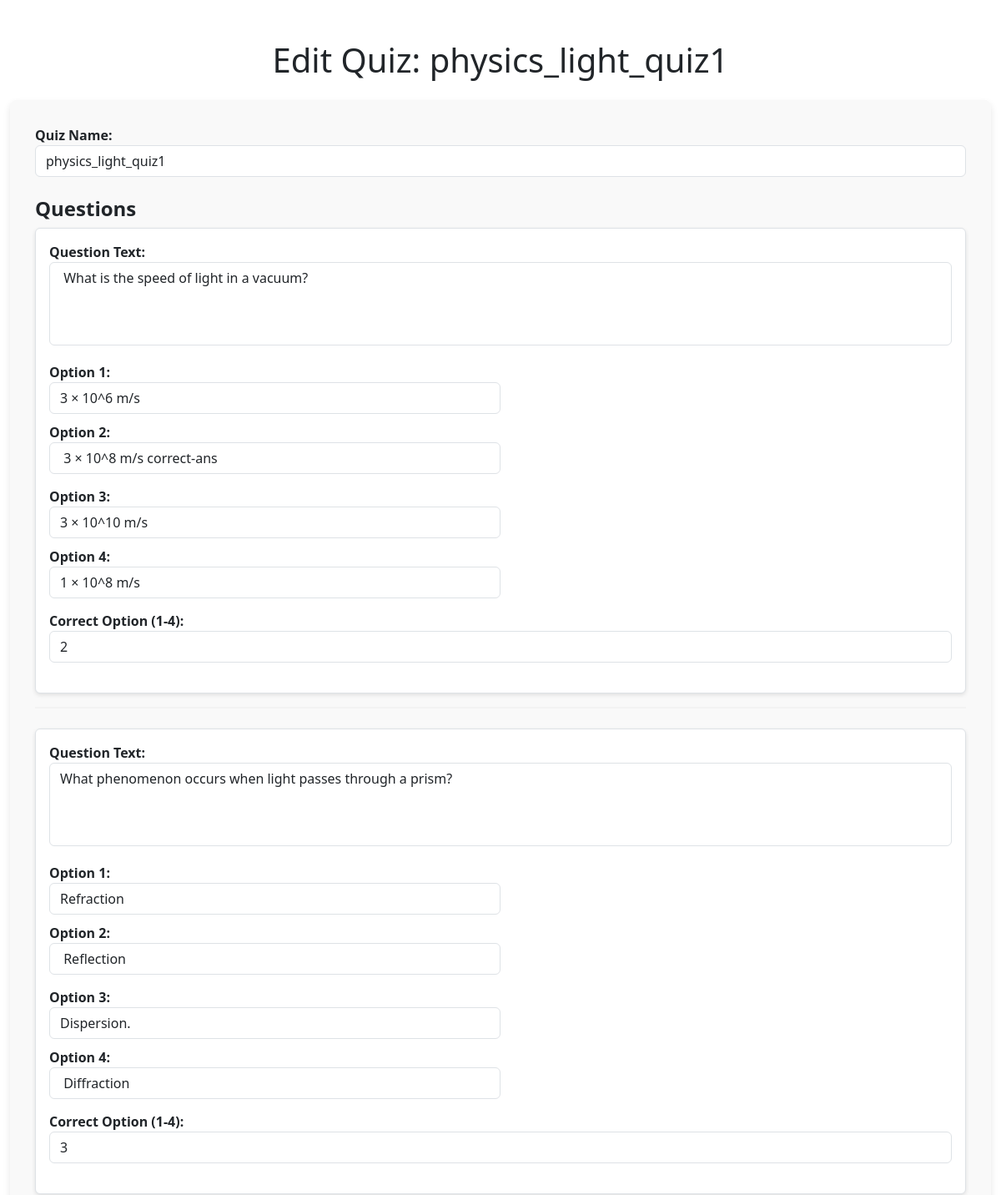
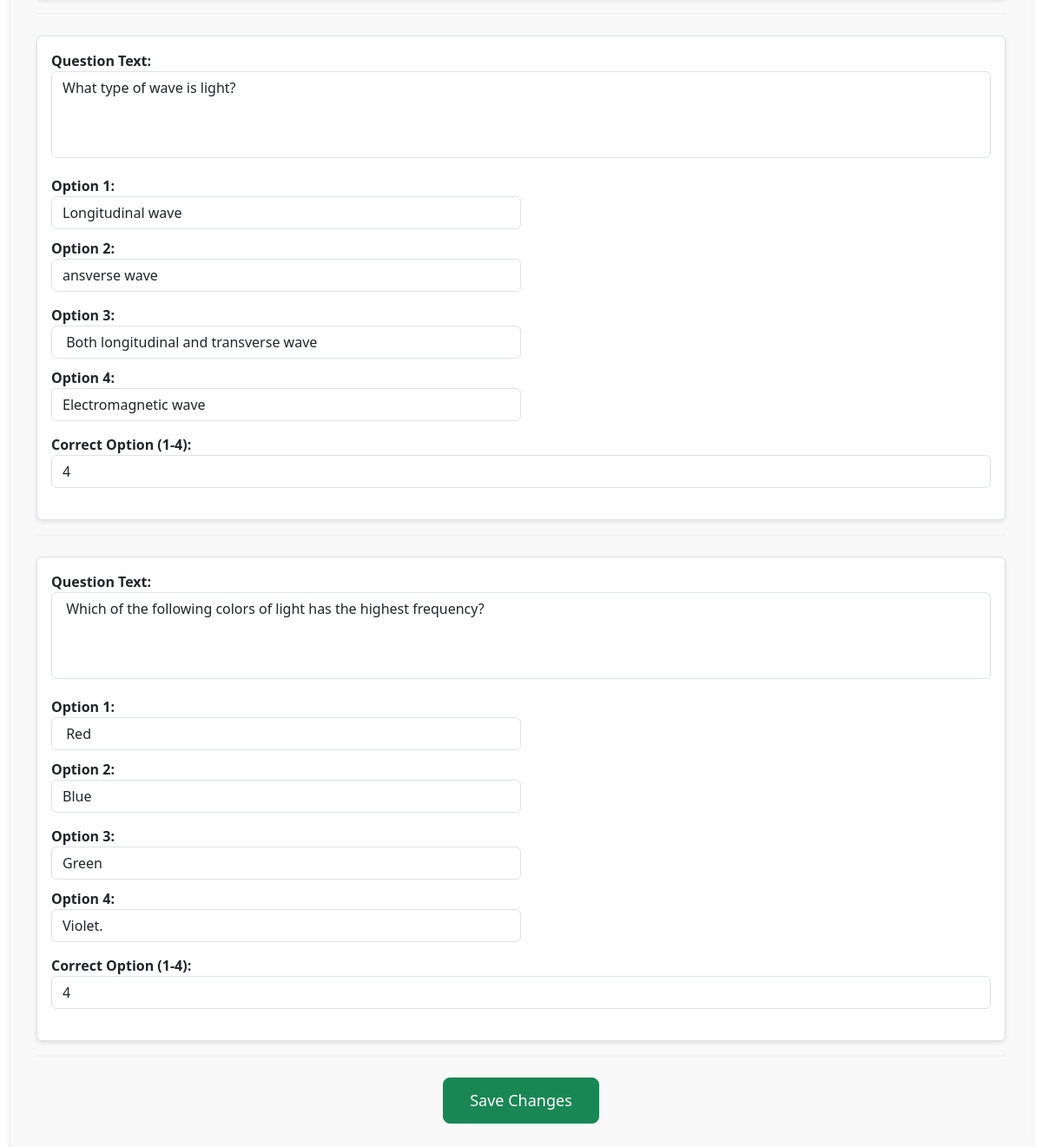
The app's page /admin_quiz/1/edit (signed in) with its own data (2 pictures, top to bottom).
### models/models.py (models this page shows)
class Quiz(db.Model):
    __tablename__ = "quiz"
    id = db.Column(db.Integer, primary_key=True)
    name = db.Column(db.String(100), nullable=False)
    chapter_id = db.Column(db.Integer, db.ForeignKey('chapter.id'), nullable=False)
    date_of_quiz = db.Column(db.DateTime, nullable=False, default=datetime.utcnow)
    time_duration = db.Column(db.String(5), nullable=True)  # hh:mm format
    remarks = db.Column(db.Text)
    questions = db.relationship('Question', backref='quiz', lazy=True, cascade='all, delete')

class Question(db.Model):
    __tablename__ = "question"
    id = db.Column(db.Integer, primary_key=True)
    quiz_id = db.Column(db.Integer, db.ForeignKey('quiz.id'), nullable=False)
    chapter_id = db.Column(db.Integer, db.ForeignKey('chapter.id'), nullable=False)  # Add this line
    question_statement = db.Column(db.Text, nullable=False)
    option_1 = db.Column(db.String(255), nullable=False)
    option_2 = db.Column(db.String(255), nullable=False)
    option_3 = db.Column(db.String(255), nullable=False)
    option_4 = db.Column(db.String(255), nullable=False)
    correct_option = db.Column(db.Integer, nullable=False)  # 1, 2, 3, or 4

### controllers/routes.py (the view, shortened to what this page needs)
@app.route('/admin_quiz/<int:id>/edit', methods=['GET', 'POST'])
@authcheck
@admin_required
def edit_quiz(id):
    quiz = Quiz.query.get(id)
    if not quiz:
        flash('Quiz does not exist.','warning')
        return redirect(url_for('admin_quiz'))
    return render_template('quiz/edit.html', quiz=quiz)

### controllers/routes.py (called while the page is built)
def authcheck(func):
    @wraps(func)
    def wrapper(*args, **kwargs):
        if 'user_id' not in session:
            flash('Please login to access this page')
            return redirect(url_for('login'))
        return func(*args, **kwargs)
    return wrapper

def admin_required(func):
    @wraps(func)
    def inner(*args,**kwargs):
        if 'user_id' not in session:
            flash('you need to login first')
            return redirect(url_for(login))
        user=User.query.get(session['user_id'])
        if not user.isadmin:
            flash ('You are not authorized to view this page','danger')
            return redirect(url_for('home'))
        return func(*args,**kwargs)
    return inner

### templates/quiz/edit.html (shortened to what this page needs)
{% extends "layout.html" %}
{% block content %}
    <div class="container mt-5">
        <h1 class="text-center mb-4">Edit Quiz: {{ quiz.name }}</h1>
        <form method="POST" class="edit-quiz-form">
            <div class="form-group">
                <label for="quiz_name" class="font-weight-bold">Quiz Name:</label>
                <input type="text" id="quiz_name" name="quiz_name" class="form-control" value="{{ quiz.name }}" required>
            </div>
            <div class="questions-section">
                <h3 class="font-weight-bold mt-4">Questions</h3>
                {% for question in quiz.questions %}
                    <div class="question-group border p-3 rounded mb-3">
                        <div class="form-group">
                            <label for="question_statement_{{ question.id }}">Question Text:</label>
                            <textarea id="question_statement_{{ question.id }}" name="question_statement_{{ question.id }}" class="form-control" required>{{ question.question_statement }}</textarea>
                        </div>
                        <div class="form-row">
                            <div class="col-md-6">
                                <div class="form-group">
                                    <label for="option_1_{{ question.id }}">Option 1:</label>
                                    <input type="text" id="option_1_{{ question.id }}" name="option_1_{{ question.id }}" class="form-control" value="{{ question.option_1 }}" required>
                                </div>
                            </div>
                            <div class="col-md-6">
                                <div class="form-group">
                                    <label for="option_2_{{ question.id }}">Option 2:</label>
                                    <input type="text" id="option_2_{{ question.id }}" name="option_2_{{ question.id }}" class="form-control" value="{{ question.option_2 }}" required>
                                </div>
                            </div>
                        </div>
                        <div class="form-row">
                            <div class="col-md-6">
                                <div class="form-group">
                                    <label for="option_3_{{ question.id }}">Option 3:</label>
                                    <input type="text" id="option_3_{{ question.id }}" name="option_3_{{ question.id }}" class="form-control" value="{{ question.option_3 }}" required>
                                </div>
                            </div>
                            <div class="col-md-6">
                                <div class="form-group">
                                    <label for="option_4_{{ question.id }}">Option 4:</label>
                                    <input type="text" id="option_4_{{ question.id }}" name="option_4_{{ question.id }}" class="form-control" value="{{ question.option_4 }}" required>
                                </div>
                            </div>
                        </div>
                        <div class="form-group">
                            <label for="correct_option_{{ question.id }}" class="font-weight-bold">Correct Option (1-4):</label>
                            <input type="number" id="correct_option_{{ question.id }}" name="correct_option_{{ question.id }}" class="form-control" value="{{ question.correct_option }}" min="1" max="4" required>
                        </div>
                    </div>
                    <hr class="mb-4">
                {% endfor %}
            </div>
            <div class="text-center">
                <button type="submit" class="btn btn-success btn-lg">Save Changes</button>
            </div>
        </form>
    </div>
{% endblock %}

### templates/quiz/edit.html (style rules this page uses)
.edit-quiz-form { background-color: #f9f9f9; padding: 30px; border-radius: 8px; box-shadow: 0 4px 8px rgba(0, 0, 0, 0.1); }
.edit-quiz-form .form-group { margin-bottom: 20px; }
.edit-quiz-form label { font-size: 16px; font-weight: bold; }
.question-group { background-color: #ffffff; border-radius: 8px; padding: 15px; box-shadow: 0 2px 5px rgba(0, 0, 0, 0.1); }
.question-group textarea { height: 100px; resize: none; }
.question-group .form-row { margin-bottom: 15px; }
.form-row .form-group { margin-bottom: 10px; }
.btn-lg { padding: 12px 30px; font-size: 18px; }
hr { border-top: 2px solid #ddd; }
.questions-section h3 { font-size: 1.5rem; font-weight: bold; }
.container { max-width: 1200px; }

### records on screen
Quiz: name "physics_light_quiz1", quiz_name "physics_light_quiz1"
Question: id "What is the speed of light in a vacuum?", option_1 "3 × 10^6 m/s", option_2 "3 × 10^8 m/s correct-ans", option_3 "3 × 10^10 m/s", option_4 "1 × 10^8 m/s", correct_option "2"
Question: id "What phenomenon occurs when light passes through a prism?", option_1 "Refraction", option_2 "Reflection", option_3 "Dispersion.", option_4 "Diffraction", correct_option "3"
Question: id "What type of wave is light?", option_1 "Longitudinal wave", option_2 "ansverse wave", option_3 "Both longitudinal and transverse wave", option_4 "Electromagnetic wave", correct_option "4"
Question: id "Which of the following colors of light has the highest frequency?", option_1 "Red", option_2 "Blue", option_3 "Green", option_4 "Violet.", id "4"
